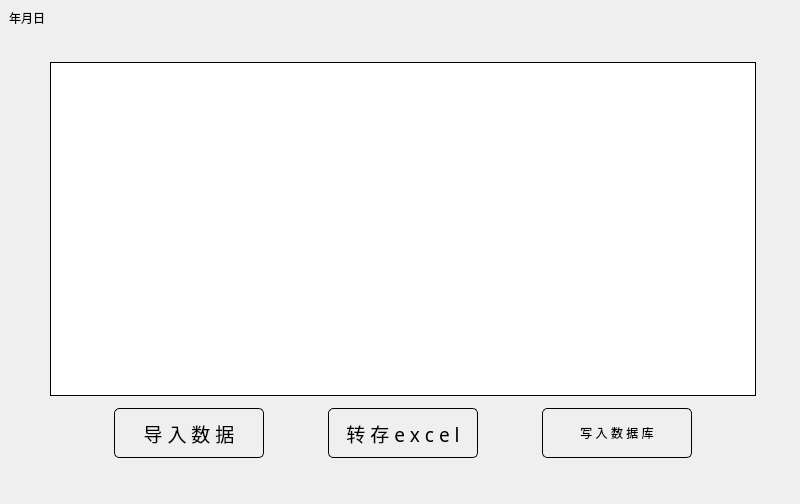
<?xml version="1.0" encoding="UTF-8"?>
<ui version="4.0">
 <class>MainWindow</class>
 <widget class="QMainWindow" name="MainWindow">
  <property name="geometry">
   <rect>
    <x>0</x>
    <y>0</y>
    <width>800</width>
    <height>504</height>
   </rect>
  </property>
  <property name="sizePolicy">
   <sizepolicy hsizetype="Expanding" vsizetype="Expanding">
    <horstretch>0</horstretch>
    <verstretch>0</verstretch>
   </sizepolicy>
  </property>
  <property name="windowTitle">
   <string>DrillProjectInfoReader</string>
  </property>
  <property name="styleSheet">
   <string notr="true">font: 75 14pt &quot;Adobe Arabic&quot;;
background-color:#efefef;
color:#000;
</string>
  </property>
  <property name="animated">
   <bool>true</bool>
  </property>
  <widget class="QWidget" name="centralwidget">
   <property name="enabled">
    <bool>true</bool>
   </property>
   <property name="sizePolicy">
    <sizepolicy hsizetype="Expanding" vsizetype="Expanding">
     <horstretch>0</horstretch>
     <verstretch>0</verstretch>
    </sizepolicy>
   </property>
   <layout class="QGridLayout" name="gridLayout_3">
    <item row="2" column="0">
     <widget class="QFrame" name="frame">
      <property name="styleSheet">
       <string notr="true"/>
      </property>
      <property name="frameShadow">
       <enum>QFrame::Raised</enum>
      </property>
      <layout class="QGridLayout" name="gridLayout_4">
       <item row="2" column="2">
        <widget class="QTableWidget" name="dataTableWidget">
         <property name="maximumSize">
          <size>
           <width>16777215</width>
           <height>16777215</height>
          </size>
         </property>
         <property name="styleSheet">
          <string notr="true">font: 75 6pt &quot;Adobe Arabic&quot;;
border-radius:0px;
color:#000;
border: 1px solid #000;
background-color:#FFF</string>
         </property>
         <property name="gridStyle">
          <enum>Qt::CustomDashLine</enum>
         </property>
         <attribute name="horizontalHeaderCascadingSectionResizes">
          <bool>false</bool>
         </attribute>
        </widget>
       </item>
       <item row="2" column="0" rowspan="3">
        <spacer name="horizontalSpacer_3">
         <property name="orientation">
          <enum>Qt::Horizontal</enum>
         </property>
         <property name="sizeType">
          <enum>QSizePolicy::Fixed</enum>
         </property>
         <property name="sizeHint" stdset="0">
          <size>
           <width>20</width>
           <height>10</height>
          </size>
         </property>
        </spacer>
       </item>
       <item row="2" column="3" rowspan="3">
        <spacer name="horizontalSpacer_7">
         <property name="orientation">
          <enum>Qt::Horizontal</enum>
         </property>
         <property name="sizeType">
          <enum>QSizePolicy::Fixed</enum>
         </property>
         <property name="sizeHint" stdset="0">
          <size>
           <width>20</width>
           <height>10</height>
          </size>
         </property>
        </spacer>
       </item>
       <item row="0" column="0" colspan="4">
        <spacer name="verticalSpacer_3">
         <property name="orientation">
          <enum>Qt::Vertical</enum>
         </property>
         <property name="sizeType">
          <enum>QSizePolicy::Fixed</enum>
         </property>
         <property name="sizeHint" stdset="0">
          <size>
           <width>20</width>
           <height>20</height>
          </size>
         </property>
        </spacer>
       </item>
       <item row="3" column="2" rowspan="2">
        <layout class="QGridLayout" name="gridLayout_6" rowstretch="0" columnstretch="0,0,0,0,0,0,0,0,0">
         <property name="sizeConstraint">
          <enum>QLayout::SetFixedSize</enum>
         </property>
         <property name="leftMargin">
          <number>6</number>
         </property>
         <property name="topMargin">
          <number>6</number>
         </property>
         <property name="rightMargin">
          <number>6</number>
         </property>
         <property name="bottomMargin">
          <number>6</number>
         </property>
         <item row="0" column="3">
          <spacer name="horizontalSpacer_4">
           <property name="orientation">
            <enum>Qt::Horizontal</enum>
           </property>
           <property name="sizeType">
            <enum>QSizePolicy::Expanding</enum>
           </property>
           <property name="sizeHint" stdset="0">
            <size>
             <width>40</width>
             <height>20</height>
            </size>
           </property>
          </spacer>
         </item>
         <item row="0" column="8">
          <spacer name="horizontalSpacer_2">
           <property name="orientation">
            <enum>Qt::Horizontal</enum>
           </property>
           <property name="sizeType">
            <enum>QSizePolicy::Expanding</enum>
           </property>
           <property name="sizeHint" stdset="0">
            <size>
             <width>40</width>
             <height>20</height>
            </size>
           </property>
          </spacer>
         </item>
         <item row="0" column="1" colspan="2">
          <widget class="QPushButton" name="selectFileButton">
           <property name="sizePolicy">
            <sizepolicy hsizetype="Fixed" vsizetype="Fixed">
             <horstretch>0</horstretch>
             <verstretch>0</verstretch>
            </sizepolicy>
           </property>
           <property name="minimumSize">
            <size>
             <width>150</width>
             <height>50</height>
            </size>
           </property>
           <property name="maximumSize">
            <size>
             <width>400</width>
             <height>16777215</height>
            </size>
           </property>
           <property name="sizeIncrement">
            <size>
             <width>50</width>
             <height>100</height>
            </size>
           </property>
           <property name="font">
            <font>
             <family>Adobe Arabic</family>
             <pointsize>14</pointsize>
             <weight>9</weight>
             <italic>false</italic>
             <bold>false</bold>
            </font>
           </property>
           <property name="acceptDrops">
            <bool>false</bool>
           </property>
           <property name="layoutDirection">
            <enum>Qt::LeftToRight</enum>
           </property>
           <property name="styleSheet">
            <string notr="true">font: 75 14pt &quot;Adobe Arabic&quot;;
border-radius:5px;
color:#000;
border: 1px solid #000</string>
           </property>
           <property name="text">
            <string>导 入 数 据</string>
           </property>
           <property name="icon">
            <iconset>
             <normaloff>C:/Users/18637/.designer/uisource/importData.png</normaloff>C:/Users/18637/.designer/uisource/importData.png</iconset>
           </property>
           <property name="iconSize">
            <size>
             <width>0</width>
             <height>0</height>
            </size>
           </property>
           <property name="autoDefault">
            <bool>false</bool>
           </property>
           <property name="default">
            <bool>true</bool>
           </property>
           <property name="flat">
            <bool>false</bool>
           </property>
          </widget>
         </item>
         <item row="0" column="5">
          <widget class="QPushButton" name="savePushButton">
           <property name="sizePolicy">
            <sizepolicy hsizetype="Fixed" vsizetype="Fixed">
             <horstretch>0</horstretch>
             <verstretch>0</verstretch>
            </sizepolicy>
           </property>
           <property name="minimumSize">
            <size>
             <width>150</width>
             <height>50</height>
            </size>
           </property>
           <property name="maximumSize">
            <size>
             <width>400</width>
             <height>16777215</height>
            </size>
           </property>
           <property name="sizeIncrement">
            <size>
             <width>50</width>
             <height>100</height>
            </size>
           </property>
           <property name="font">
            <font>
             <family>Adobe Arabic</family>
             <pointsize>14</pointsize>
             <weight>9</weight>
             <italic>false</italic>
             <bold>false</bold>
            </font>
           </property>
           <property name="styleSheet">
            <string notr="true">font: 75 14pt &quot;Adobe Arabic&quot;;
border-radius:5px;
color:#000;
border: 1px solid #000</string>
           </property>
           <property name="text">
            <string>转 存 e x c e l</string>
           </property>
           <property name="icon">
            <iconset>
             <normaloff>C:/Users/18637/.designer/uisource/save.png</normaloff>C:/Users/18637/.designer/uisource/save.png</iconset>
           </property>
           <property name="iconSize">
            <size>
             <width>0</width>
             <height>0</height>
            </size>
           </property>
           <property name="checkable">
            <bool>false</bool>
           </property>
           <property name="autoExclusive">
            <bool>false</bool>
           </property>
           <property name="autoDefault">
            <bool>false</bool>
           </property>
          </widget>
         </item>
         <item row="0" column="7">
          <widget class="QPushButton" name="mongoDBButton">
           <property name="sizePolicy">
            <sizepolicy hsizetype="Fixed" vsizetype="Fixed">
             <horstretch>0</horstretch>
             <verstretch>0</verstretch>
            </sizepolicy>
           </property>
           <property name="minimumSize">
            <size>
             <width>150</width>
             <height>50</height>
            </size>
           </property>
           <property name="maximumSize">
            <size>
             <width>400</width>
             <height>16777215</height>
            </size>
           </property>
           <property name="styleSheet">
            <string notr="true">font: 75 14pt &quot;Adobe Arabic&quot;;
border-radius:5px;
color:#000;
border: 1px solid #000</string>
           </property>
           <property name="text">
            <string>写 入 数 据 库</string>
           </property>
          </widget>
         </item>
         <item row="0" column="0">
          <spacer name="horizontalSpacer">
           <property name="orientation">
            <enum>Qt::Horizontal</enum>
           </property>
           <property name="sizeType">
            <enum>QSizePolicy::Expanding</enum>
           </property>
           <property name="sizeHint" stdset="0">
            <size>
             <width>40</width>
             <height>20</height>
            </size>
           </property>
          </spacer>
         </item>
         <item row="0" column="6">
          <spacer name="horizontalSpacer_5">
           <property name="orientation">
            <enum>Qt::Horizontal</enum>
           </property>
           <property name="sizeHint" stdset="0">
            <size>
             <width>40</width>
             <height>20</height>
            </size>
           </property>
          </spacer>
         </item>
        </layout>
       </item>
      </layout>
     </widget>
    </item>
    <item row="1" column="0">
     <widget class="QLabel" name="timeLabel">
      <property name="text">
       <string>年月日</string>
      </property>
     </widget>
    </item>
   </layout>
  </widget>
  <widget class="QStatusBar" name="statusbar"/>
 </widget>
 <tabstops>
  <tabstop>dataTableWidget</tabstop>
  <tabstop>savePushButton</tabstop>
  <tabstop>selectFileButton</tabstop>
 </tabstops>
 <resources/>
 <connections/>
</ui>
